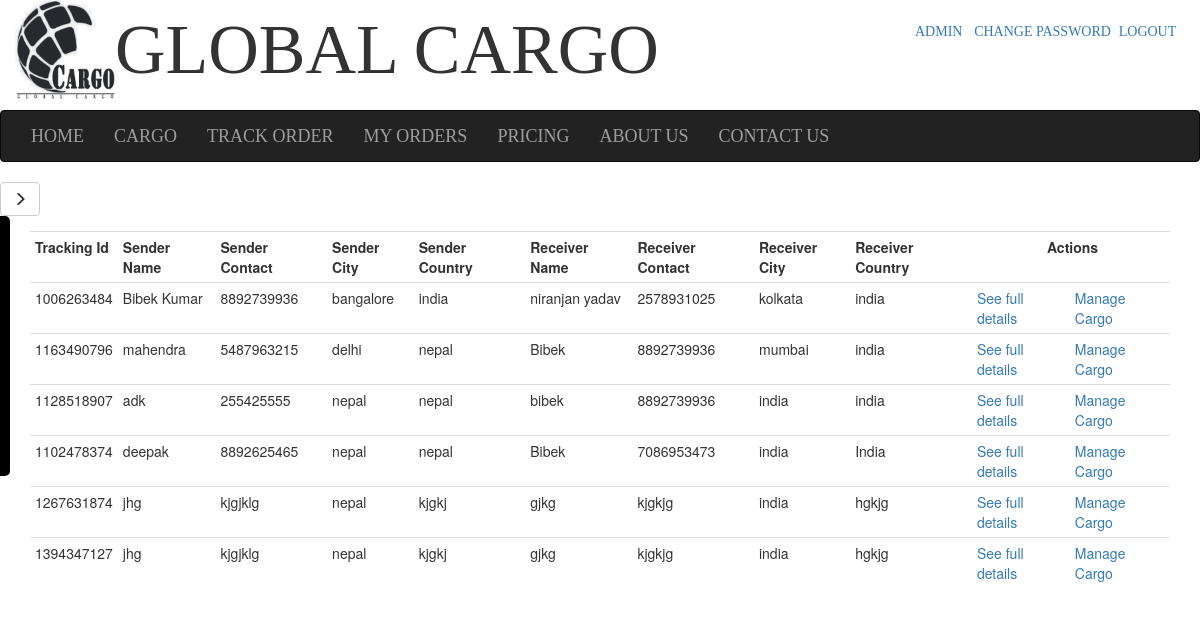
/requests.php (signed in), run on the app's committed database.
### tables this page shows
CREATE TABLE IF NOT EXISTS `cargo` (
  `id` int(11) NOT NULL,
  `tracking_id` bigint(20) NOT NULL,
  `sender_name` varchar(50) NOT NULL,
  `sender_email` varchar(50) NOT NULL,
  `sender_contact` varchar(11) NOT NULL,
  `sender_address` varchar(255) NOT NULL,
  `sender_pin` int(11) NOT NULL,
  `sender_city` varchar(50) NOT NULL,
  `sender_country` varchar(50) NOT NULL,
  `receiver_name` varchar(50) NOT NULL,
  `receiver_email` varchar(70) NOT NULL,
  `receiver_contact` varchar(11) NOT NULL,
  `receiver_address` varchar(255) NOT NULL,
  `receiver_pin` int(11) NOT NULL,
  `receiver_city` varchar(50) NOT NULL,
  `receiver_country` varchar(50) NOT NULL,
  `weight` float NOT NULL,
  `volume` float NOT NULL,
  `basic_price` float NOT NULL,
  `weight_price` float NOT NULL,
  `volume_price` float NOT NULL,
  `total_price` float NOT NULL,
  `status` varchar(50) NOT NULL
);

### requests.php (the view, shortened to what this page needs)
<?php
include('header.php');
include('logo.php');
?>
 <link rel="stylesheet" href="css/sidebar.css">
 <div class="min-height">
    <div id="wrapper">
        <button type="button" class="btn btn-default" aria-label="Left Align" id="menu-toggle">
  <span class="glyphicon glyphicon-menu-right" aria-hidden="true"></span>
</button>
        <div id="sidebar-wrapper">
        </div>
       <div id="page-content-wrapper">
            <div class="container-fluid">
                <div class="row">
                    <div class="col-lg-12 col-md-7">
	<?php
		$query="SELECT * FROM `cargo` WHERE `status`='pending'";
		$result=mysql_query($query);
		if($result){
			if(mysql_num_rows($result)>=1){
			echo '
			<table class="table table-condensed">
			<tr>
	<th>Tracking Id</th>
	<th>Sender Name</th>
	<th>Sender Contact</th>
	<th>Sender City</th>
	<th>Sender Country</th>
	<th>Receiver Name</th>
	<th>Receiver Contact</th>
	<th>Receiver City</th>
	<th>Receiver Country</th>
	<th colspan="2">&nbsp;&nbsp;&nbsp;&nbsp;&nbsp;&nbsp;&nbsp;&nbsp;&nbsp;&nbsp;&nbsp;&nbsp;&nbsp;&nbsp;&nbsp;&nbsp;&nbsp;&nbsp;Actions</th>
</tr>';
				while($rows=mysql_fetch_array($result)){
					echo'<tr>';
					echo'<td>';
					echo $tracking_id=$rows['tracking_id'];
					echo'</td>';
					echo'<td>';
					echo $rows['sender_name'];
					echo'</td>';
						echo'<td>';
					echo $rows['sender_contact'];
					echo'</td>';
						echo'<td>';
					echo $rows['sender_city'];
					echo'</td>';
						echo'<td>';
					echo $rows['sender_country'];
					echo'</td>';
							echo'<td>';
					echo $rows['receiver_name'];
					echo'</td>';
						echo'<td>';
					echo $rows['receiver_contact'];
					echo'</td>';
						echo'<td>';
					echo $rows['receiver_city'];
					echo'</td>';
						echo'<td>';
					echo $rows['receiver_country'];
					echo'</td>';
						echo'<td>';
					echo '<a href="see_full_details.php?id=';echo $tracking_id;  echo'">See full details</a>';
					echo'</td>';
						echo'<td>';
					echo '<a href="manage_cargo.php?id=';echo $tracking_id;  echo'">Manage Cargo</a>';
					echo'</td>';
					echo'</tr>';
				}
				echo'</table>';
			}
		}else{
			echo "No request found!";
		}
	 ?>
	 </div>
</div>
	 </div>
</div>
</div>
 </div>

### css/main.css (style rules this page uses)
.min-height { min-height: 300px; }

### css/sidebar.css (style rules this page uses)
#sidebar-wrapper { z-index: 1; position: absolute; width: 0px; height:260px; overflow-y: hidden; background: #000; border: 5px solid #000; border-radius: 0px 5px 5px 0px ; //opacity: 1; }
#menu-toggle { width:40px; }
#page-content-wrapper { width: 100%; position: absolute; padding: 15px; //border: 5px solid blue; }

### data on the page
cargo: tracking "1006263484", sender_name "Bibek Kumar", sender_contact "8892739936", sender_city "bangalore", sender_country "india", receiver_name "niranjan yadav", receiver_contact "2578931025", receiver_city "kolkata", receiver_country "india"
cargo: tracking "1163490796", sender_name "mahendra", sender_contact "5487963215", sender_city "delhi", sender_country "nepal", receiver_name "Bibek", receiver_contact "8892739936", receiver_city "mumbai", receiver_country "india"
cargo: tracking "1128518907", sender_name "adk", sender_contact "255425555", sender_city "nepal", sender_country "nepal", receiver_name "bibek", receiver_contact "8892739936", receiver_city "india", receiver_country "india"
cargo: tracking "1102478374", sender_name "deepak", sender_contact "8892625465", sender_city "nepal", sender_country "nepal", receiver_name "Bibek", receiver_contact "7086953473", receiver_city "india", receiver_country "India"
cargo: tracking "1267631874", sender_name "jhg", sender_contact "kjgjklg", sender_city "nepal", sender_country "kjgkj", receiver_name "gjkg", receiver_contact "kjgkjg", receiver_city "india", receiver_country "hgkjg"
cargo: tracking "1394347127", sender_name "jhg", sender_contact "kjgjklg", sender_city "nepal", sender_country "kjgkj", receiver_name "gjkg", receiver_contact "kjgkjg", receiver_city "india", receiver_country "hgkjg"
